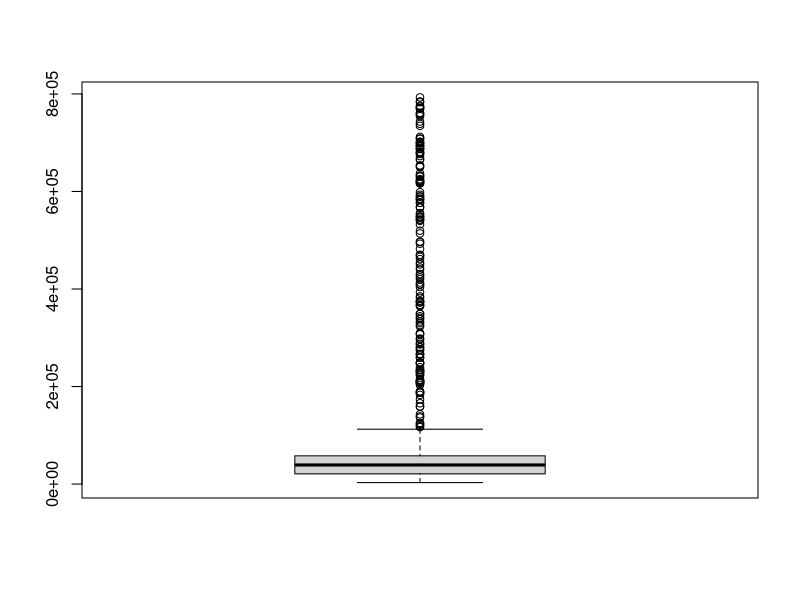

This chart was generated by the following R code:
#######################################################################
# Project: Putting it together 
# Author: Jivan taj 
# Date: 4/22/24
#####################################################################

#packages 

#read in data
data <- read.csv("bank_loan_approval_dataset.csv")

#init print the data 
print("Raw data peak:")
print(head(data))

# pause execution until any key is pressed
cat("\nPress enter get missing report...\n")
invisible(readLines("stdin", n = 1))

########################### Cleaning the data ################################
# Col analysiss
row_count <- nrow(data) # total row count for comparison 

# missing counts 
Ugender <- sum(data$Gender == "Other") #gender unknown is 'other'
Umarried <- sum(data$Married == "Unknown") #married unknown is 'unknown'
Udependents <- sum(data$Dependents == "Unknown") #dependents unknown is 'unknown'
Ueducation <- sum(data$Education == "Unknown") #education unknown is 'unknown'
Uself_employed <- sum(data$Self_Employed == "Unknown") #self employed unknown is 'unknown'
Uapplicant_income <- sum(data$ApplicantIncome == "Unknown") #applicant income unknown is 'unknown'
Ucoapplicant_income <- sum(data$CoapplicantIncome == "Unknown") #coapplicant income unknown is 'unknown'
Uhas_credit_card <- sum(data$Has_CreditCard == "Unknown") #has credit card unknown is 'unknown'
Uloan_amount <- sum(data$LoanAmount == "Unknown") #loan amount unknown is 'unknown'
Uloan_amount_term <- sum(data$Loan_Amount_Term == "Unknown") #loan amount term unknown is 'unknown'
Uowns_car <- sum(data$Owns_Car == "Unknown") #owns car unknown is 'unknown'
Uowns_house <- sum(data$Owns_House == "Unknown") #owns house unknown is 'unknown'
Uproperty_area <- sum(data$Property_Area == "Unknown") #property area unknown is 'unknown'
Uloan_status <- sum(data$Loan_Status == "Unknown") #loan status unknown is 'unknown'

# Print missing counts and percentages for each column
cat("Gender missing:", Ugender, "(", round(Ugender/row_count*100, 2), "%)\n")
cat("Married missing:", Umarried, "(", round(Umarried/row_count*100, 2), "%)\n")
cat("Dependents missing:", Udependents, "(", round(Udependents/row_count*100, 2), "%)\n")
cat("Education missing:", Ueducation, "(", round(Ueducation/row_count*100, 2), "%)\n")
cat("Self_Employed missing:", Uself_employed, "(", round(Uself_employed/row_count*100, 2), "%)\n")
cat("ApplicantIncome missing:", Uapplicant_income, "(", round(Uapplicant_income/row_count*100, 2), "%)\n")
cat("CoapplicantIncome missing:", Ucoapplicant_income, "(", round(Ucoapplicant_income/row_count*100, 2), "%)\n")
cat("Has_CreditCard missing:", Uhas_credit_card, "(", round(Uhas_credit_card/row_count*100, 2), "%)\n")
cat("LoanAmount missing:", Uloan_amount, "(", round(Uloan_amount/row_count*100, 2), "%)\n")
cat("Loan_Amount_Term missing:", Uloan_amount_term, "(", round(Uloan_amount_term/row_count*100, 2), "%)\n")
cat("Owns_Car missing:", Uowns_car, "(", round(Uowns_car/row_count*100, 2), "%)\n")
cat("Owns_House missing:", Uowns_house, "(", round(Uowns_house/row_count*100, 2), "%)\n")
cat("Property_Area missing:", Uproperty_area, "(", round(Uproperty_area/row_count*100, 2), "%)\n")
cat("Loan_Status missing:", Uloan_status, "(", round(Uloan_status/row_count*100, 2), "%)\n")

# pause execution until any key is pressed
cat("\nPress enter delete bad columns and normalize...\n")
invisible(readLines("stdin", n = 1))

# delete cols we don't need 
cleanData <- subset(data, 
                    select = -c(Loan_ID, #id
                                Applicant_ID, #id
                                Gender, #missing values
                                Has_CreditCard, #low variance 
                                Owns_Car)) #missing values  

# normalize binary cols. note: Owns_House is already normalized in provided data 
cleanData$Married <- ifelse(cleanData$Married == "Yes", 1, 0) #married y/n
cleanData$Education <- ifelse(cleanData$Education == "Graduate", 1, 0) #education graduate y/n
cleanData$Self_Employed <- ifelse(cleanData$Self_Employed == "Yes", 1, 0) #self employeed y/n
cleanData$Loan_Status <- ifelse(cleanData$Loan_Status == "Y", 1, 0) #approved y/n

# clean outliers from (co)applicant income 
cleanData$ApplicantIncome[cleanData$ApplicantIncome == "Unknown"] <- NA #sets unknown to na
cleanData$CoapplicantIncome[cleanData$CoapplicantIncome == "Unknown"] <- NA #sets unknown to na
#make income numeric 
# Convert income columns to numeric
cleanData$ApplicantIncome <- as.numeric(cleanData$ApplicantIncome)
cleanData$CoapplicantIncome <- as.numeric(cleanData$CoapplicantIncome)
# Generate box plot for ApplicantIncome
boxplot(cleanData$ApplicantIncome)
#save data to a new csv called cleanData
cat("\nSaving cleaned data to new file....\n")
write.csv(cleanData, file = "cleanData.csv", row.names = FALSE)
